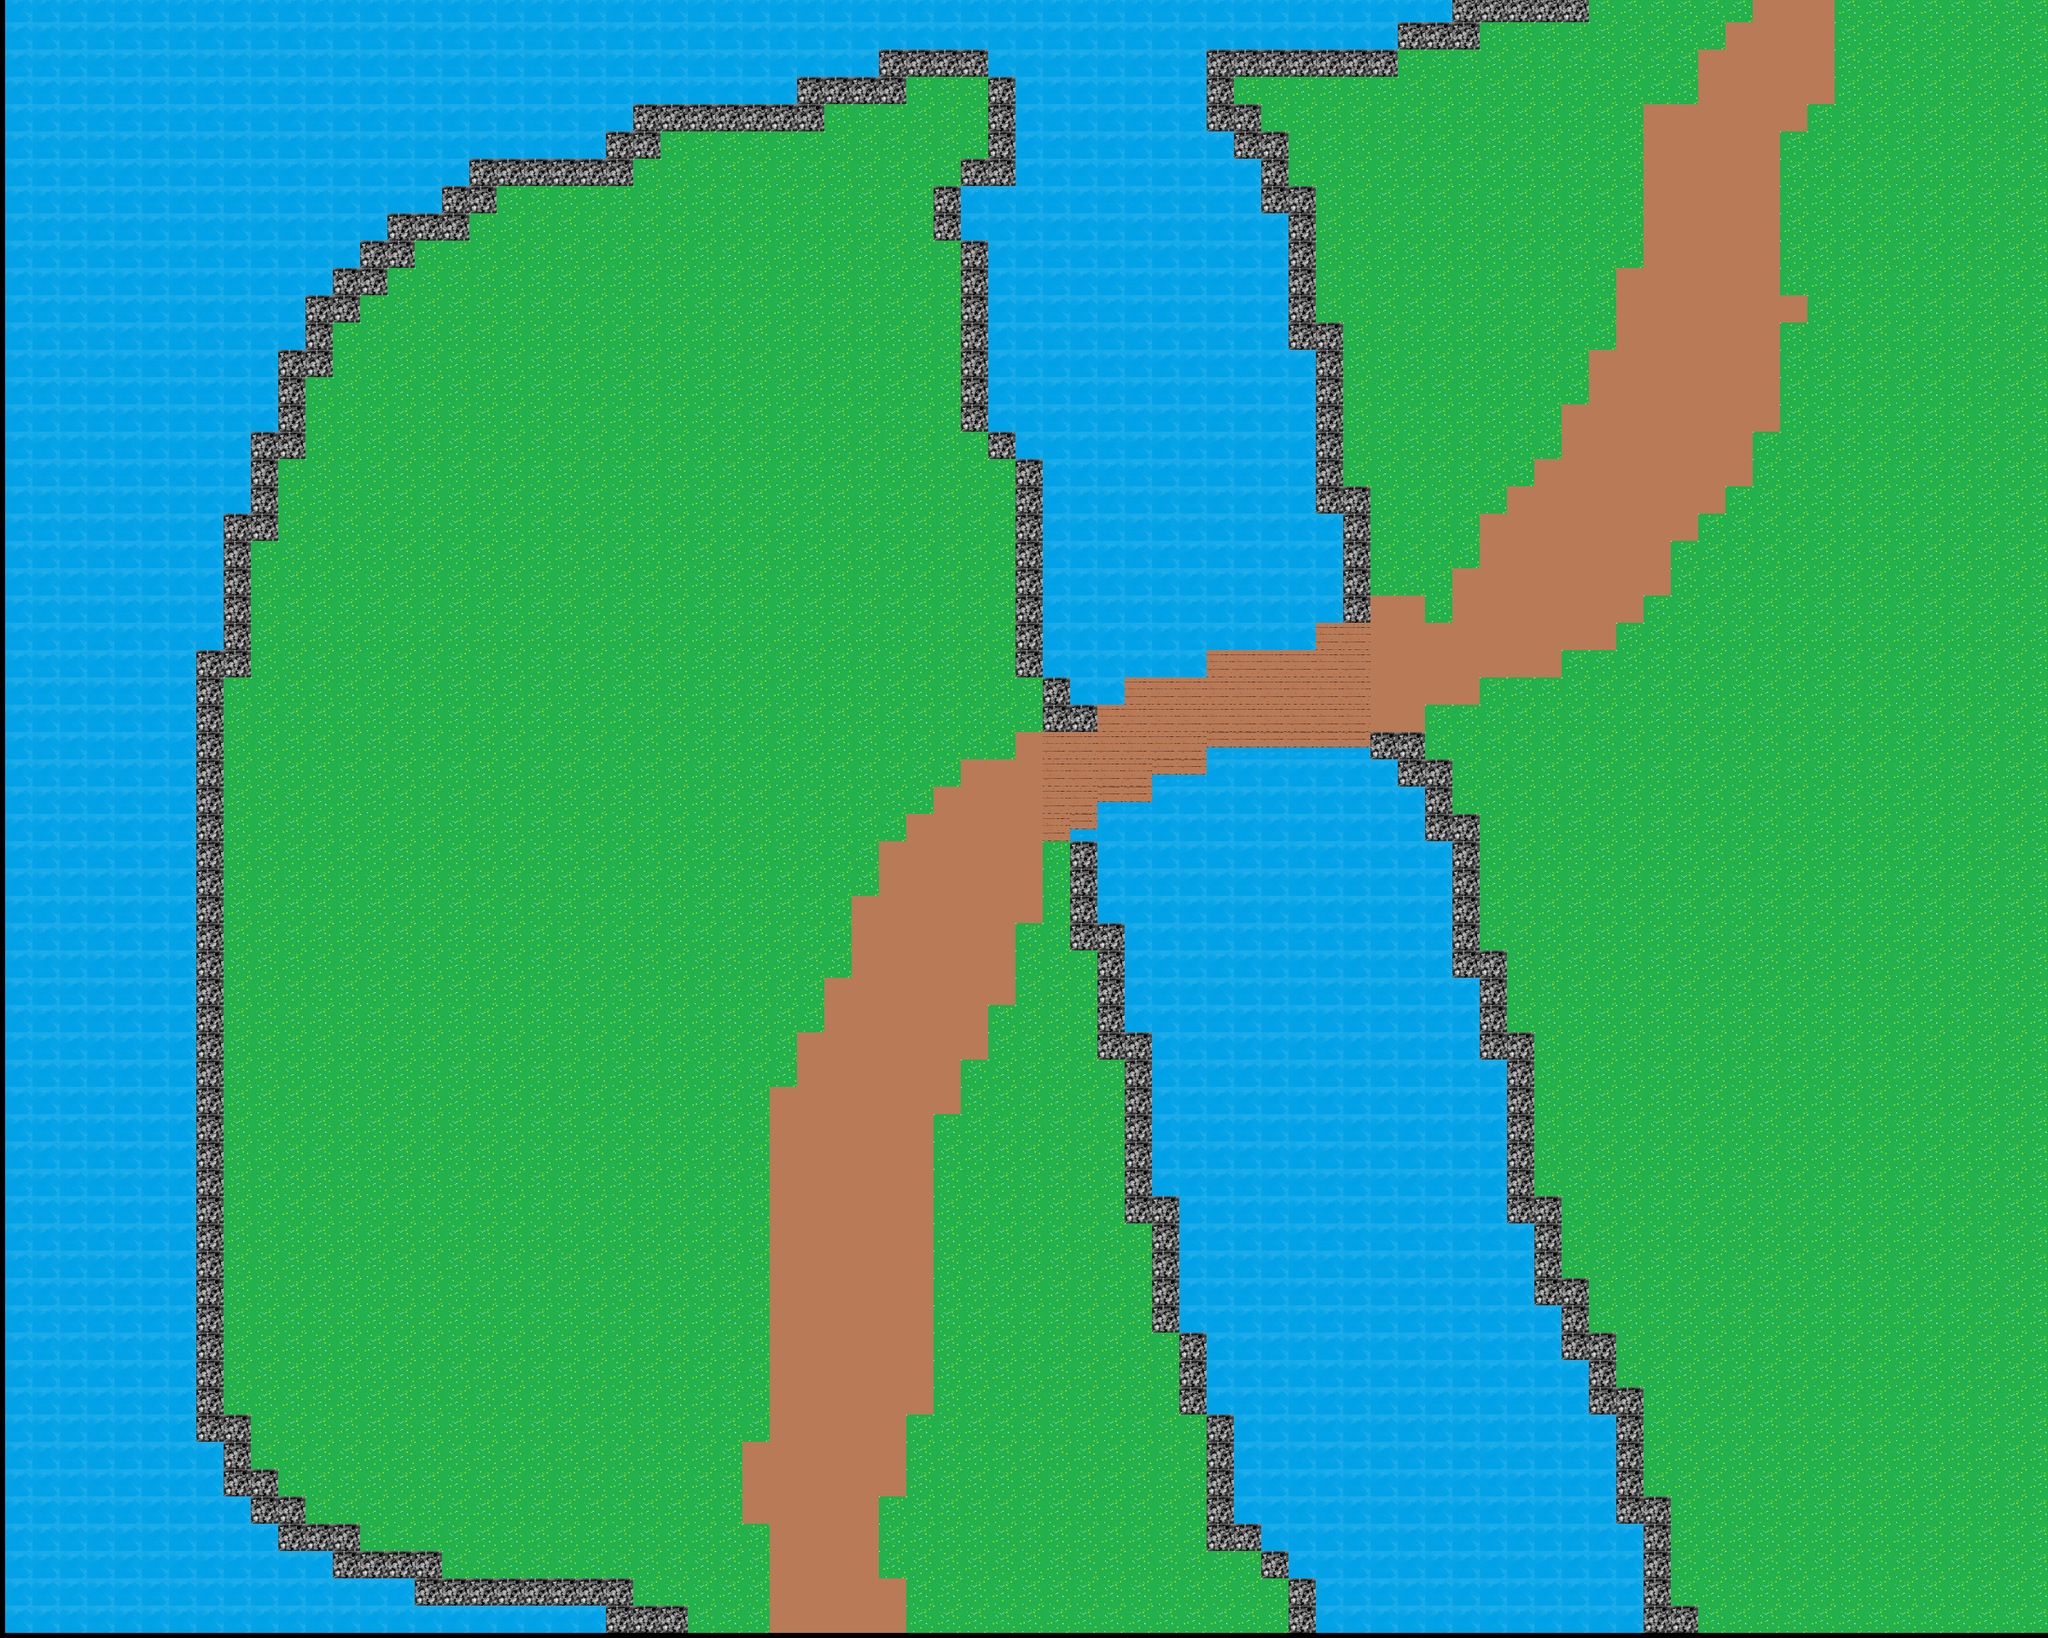

This is a level from a 2D game, rendered from its Tiled map with the project's own tilesets. A one-line summary and the map file follow, with tile-layer data summarised:
An orthogonal 75x60 tile map with 32x32 px tiles, 1 tile layer (Tile Layer 1), 1 hidden layer not drawn, 3 tilesets.

<map version="1.0" orientation="orthogonal" renderorder="right-down" width="75" height="60" tilewidth="32" tileheight="32" nextobjectid="1">
 <tileset firstgid="1" name="Tiles" tilewidth="32" tileheight="32" tilecount="16" columns="4">
  <image source="../../../Pygame/Tiles.png" width="128" height="128" />
 </tileset>
 <tileset firstgid="17" name="Tiles" tilewidth="32" tileheight="32" tilecount="500" columns="25">
  <image source="Tiles.png" width="801" height="642" />
 </tileset>
 <tileset firstgid="517" name="Tiles" tilewidth="32" tileheight="32" tilecount="500" columns="25">
  <image source="Tiles.png" width="801" height="642" />
 </tileset>
 <layer name="Tile Layer 1" width="75" height="60" offsetx="6.06061" offsety="-6.06061">
  <data>[4500 cells, 4500 non-empty, 9 distinct tile ids]</data>
 </layer>
 <layer name="Collision Layer" width="75" height="60" visible="0" opacity="0.4" offsetx="6.66667" offsety="-6.66667">
  <data>[4500 cells, 312 non-empty, 1 distinct tile ids]</data>
 </layer>
</map>